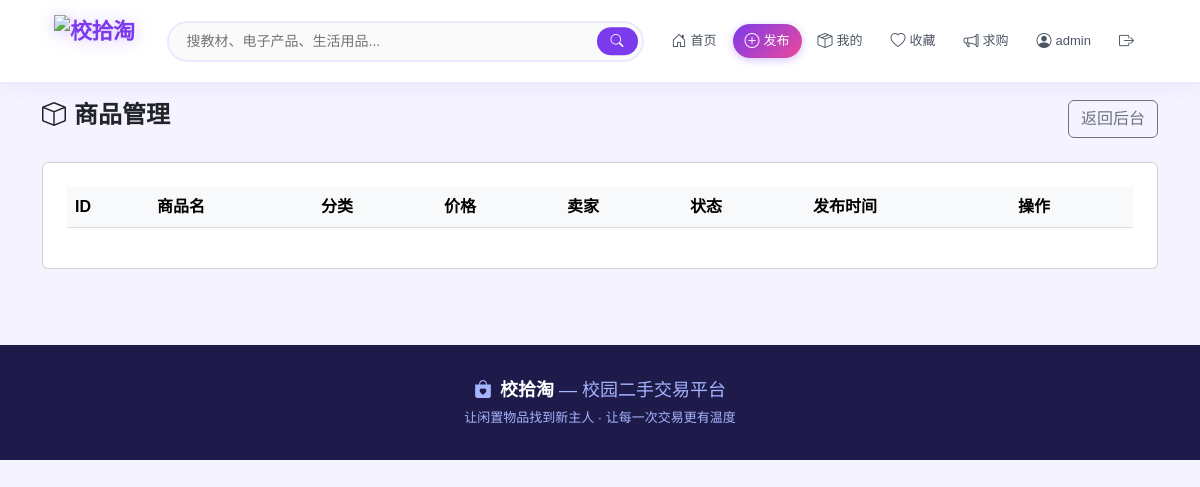
Before: /admin/products (signed in) with the older database file.
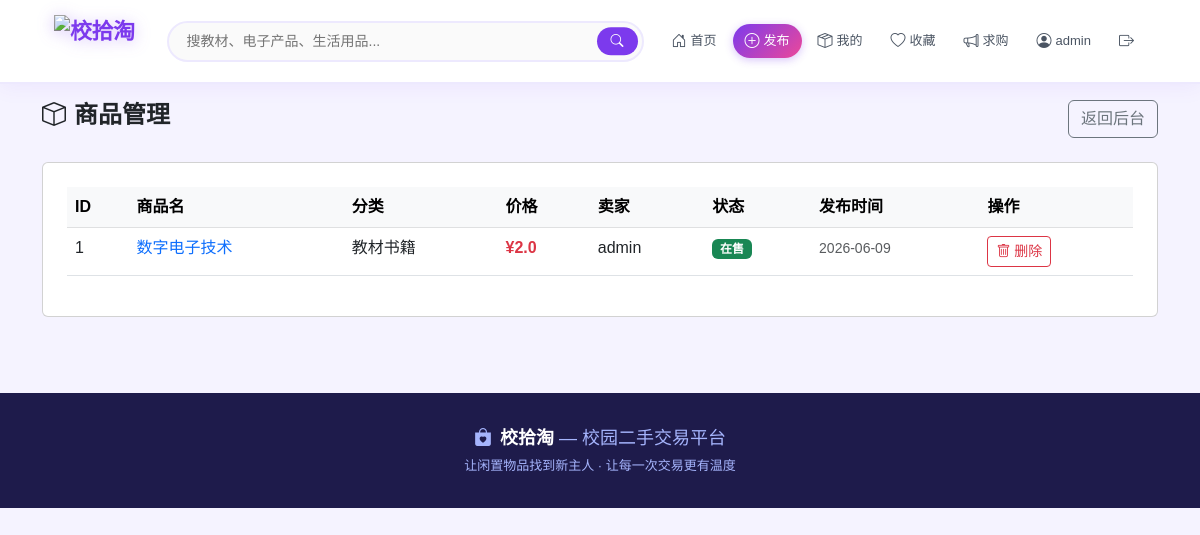
After: the same page with the newer database file.
### app.py (models this page shows)
class Product(db.Model):
    id = db.Column(db.Integer, primary_key=True)
    name = db.Column(db.String(100), nullable=False)
    category = db.Column(db.String(50), nullable=False)
    price = db.Column(db.Float, nullable=False)
    description = db.Column(db.Text, nullable=False)
    image = db.Column(db.String(200), default='default.jpg')
    status = db.Column(db.String(20), default='在售')
    views = db.Column(db.Integer, default=0)
    created_at = db.Column(db.DateTime, default=datetime.now)
    user_id = db.Column(db.Integer, db.ForeignKey('user.id'), nullable=False)
    messages = db.relationship('Message', backref='product', lazy=True)

class User(UserMixin, db.Model):
    id = db.Column(db.Integer, primary_key=True)
    username = db.Column(db.String(80), unique=True, nullable=False)
    password = db.Column(db.String(200), nullable=False)
    avatar = db.Column(db.String(200), default='default_avatar.png')
    created_at = db.Column(db.DateTime, default=datetime.now)
    products = db.relationship('Product', backref='seller', lazy=True)

### app.py (the view)
@app.route('/admin/products')
@login_required
@admin_required
def admin_products():
    products = Product.query.order_by(Product.created_at.desc()).all()
    return render_template('admin/products.html', products=products)

### app.py (called while the page is built)
@login_manager.user_loader
def load_user(user_id):
    return User.query.get(int(user_id))

def admin_required(f):
    from functools import wraps
    @wraps(f)
    def decorated_function(*args, **kwargs):
        if not current_user.is_authenticated or current_user.username != 'admin':
            flash('需要管理员权限！', 'danger')
            return redirect(url_for('index'))
        return f(*args, **kwargs)
    return decorated_function

### templates/admin/products.html
{% extends 'base.html' %}
{% block content %}
<div class="row mb-4 align-items-center">
    <div class="col">
        <h4 class="fw-bold"><i class="bi bi-box me-2"></i>商品管理</h4>
    </div>
    <div class="col text-end">
        <a href="/admin" class="btn btn-outline-secondary">返回后台</a>
    </div>
</div>
<div class="card p-4">
    <table class="table table-hover">
        <thead class="table-light">
            <tr>
                <th>ID</th>
                <th>商品名</th>
                <th>分类</th>
                <th>价格</th>
                <th>卖家</th>
                <th>状态</th>
                <th>发布时间</th>
                <th>操作</th>
            </tr>
        </thead>
        <tbody>
        {% for p in products %}
        <tr>
            <td>{{ p.id }}</td>
            <td><a href="/product/{{ p.id }}" class="text-decoration-none">{{ p.name[:15] }}</a></td>
            <td><span class="badge-category">{{ p.category }}</span></td>
            <td class="text-danger fw-bold">¥{{ p.price }}</td>
            <td>{{ p.seller.username }}</td>
            <td>
                {% if p.status == '在售' %}
                <span class="badge bg-success">在售</span>
                {% else %}
                <span class="badge bg-secondary">已售出</span>
                {% endif %}
            </td>
            <td><small class="text-muted">{{ p.created_at.strftime('%Y-%m-%d') }}</small></td>
            <td>
                <a href="/admin/delete_product/{{ p.id }}"
                   class="btn btn-outline-danger btn-sm"
                   onclick="return confirm('确定删除此商品吗？')">
                    <i class="bi bi-trash"></i> 删除
                </a>
            </td>
        </tr>
        {% endfor %}
        </tbody>
    </table>
</div>
{% endblock %}

Changed rows visible on the page:
added Product: id "1", name "数字电子技术", category "教材书籍", price "2.0", seller.username "admin", status "在售", created_at "2026-06-09"
